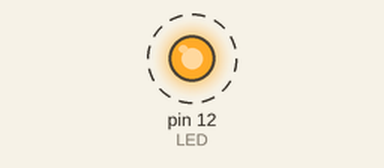
Recording of a sketch running on a simulated Arduino Uno, built with avr-gcc and run on an emulated ATmega328P. On the bench: output pins drawn as LEDs (lit = HIGH). Dashed ring = blinking.

Above: at 0.5 s.
Timing chart, 0 to 4.6 s (numbered marks = the images above):
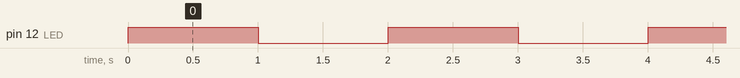

Measured:
- by itself, pin 12 (LED): alternates HIGH for 1.0 s and LOW for 1.0 s

The sketch:

data_demo.ino
```cpp
/*
* Inclure des BIBLIOTHÈQUES - du code déjà écrit
*/
#include <Arduino.h>

/*
* DÉCLARATIONS DES VARIABLES GLOBALES ET DES CONSTANTES
*/

// constante, déclarée avec le mot-clé const
const int LED = 12; // la broche 12 est connectée à une DEL

// variables globales, déclarées en dehors des fonctions
int state;

void setup() {
  pinMode(LED, OUTPUT); // spécifier le mode de fonctionnement de la DEL
}

void loop() {
  // Alterner entre un état allumé (HIGH) et éteint (LOW)
  state = HIGH;
  digitalWrite(LED, state);
  delay(1000); // attendre 1 seconde (1000 millisecondes)

  state = LOW;
  digitalWrite(LED, state);
  delay(1000);
}
```
